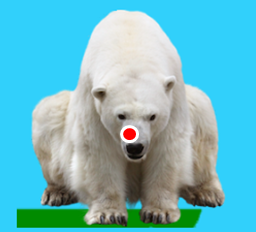
#> input picture answer/bear.png, 256 x 232 px; its folder holds only this picture in this run
$ python centroid.py
#> lines starting #> are read from the running program, lines starting #| are printed output that depends on the picture; long printed decimals are rounded
from PIL import Image
import matplotlib.pyplot as plt
import numpy as np
import os # os$B%b%8%e!<%k$N%$%s%]!<%H(B

def dist(array1, array2):
    dist = 0
    for (a1, a2) in zip(array1, array2):
        dist += (a1 - a2) ** 2.0

    return dist ** 0.5

# os.listdir('$B%Q%9(B')
# $B;XDj$7$?%Q%9Fb$NA4$F$N%U%!%$%k$H%G%#%l%/%H%j$rMWAG$H$9$k%j%9%H$rJV$9(B
files = os.listdir('answer')

images = []

for file in files:

    im = Image.open("answer/" + file)
#> im is the input picture: PIL image 256x232 RGBA; mean R, G, B, A 107.7, 185.6, 197, 255
    print (file)

    #$B2hA|$r(Barray$B$KJQ49(B
    im_list = np.asarray(im)

    smx = 0
    mx = 0
    smy = 0
    my = 0
    # print (im_list.shape)
    plt.figure()
    im_painted = np.zeros(im_list.shape)
    print (im_painted.shape)
#| (232, 256, 4)

    for i in range(im_list.shape[0]):
        for j in range(im_list.shape[1]):
            if dist(im_list[i][j], im_list[0][0]) > 40.0:
                im_painted[i][j] = 0.5
                smx += i
                mx += 1
                smy += j
                my += 1
            else :
                im_painted[i][j] = 0
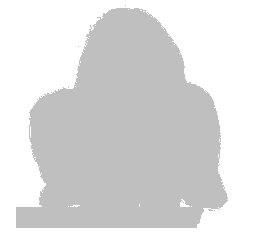
#> im_painted: shape (232, 256, 4) float64; mean of channels 0, 1, 2, 3 0.274, 0.274, 0.274, 0.274; transparent parts drawn white
                # print (i, j, im_list[i][j])
    cx = smx / mx
    cy = smy / my
    print (cx, cy)
#| 135.642 125.710
    #$BE=$jIU$1(B
    plt.imshow(im_list)
    plt.plot(cy, cx, marker='x', c = 'b', markersize=10)
    plt.savefig("centered/" + file)
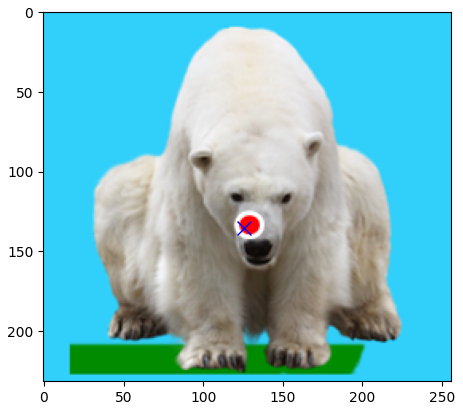
#> figure drawn by matplotlib, 1 panel
    images.append(im_list)

    plt.show()
    #$BI=<((B

$ run again, on answer/elephant.png
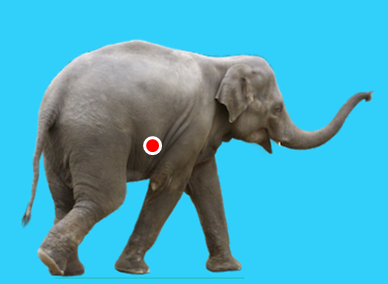
#> input picture answer/elephant.png, 388 x 284 px
#> im is the input picture: PIL image 388x284 RGBA; mean R, G, B, A 72.9, 170.5, 194.2, 255
#| (284, 388, 4)
#> after the loop `for i in range(im_list.shape[0]):`:
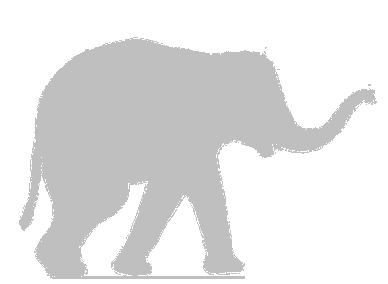
#> im_painted: shape (284, 388, 4) float64; mean of channels 0, 1, 2, 3 0.203, 0.203, 0.203, 0.203; transparent parts drawn white
#| 146.008 155.009
#> `plt.savefig("centered/" + file)`:
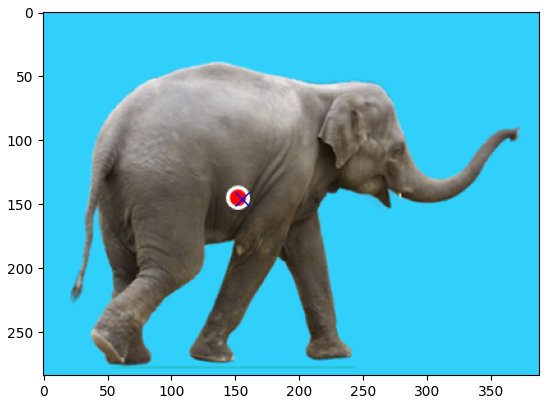
#> figure drawn by matplotlib, 1 panel

$ run again, on answer/giraffe.png
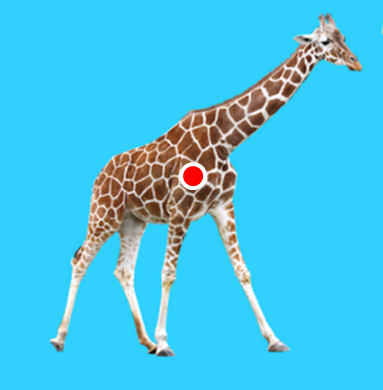
#> input picture answer/giraffe.png, 383 x 390 px
#> im is the input picture: PIL image 383x390 RGBA; mean R, G, B, A 70.3, 196.7, 230.3, 255
#| (390, 383, 4)
#> after the loop `for i in range(im_list.shape[0]):`:
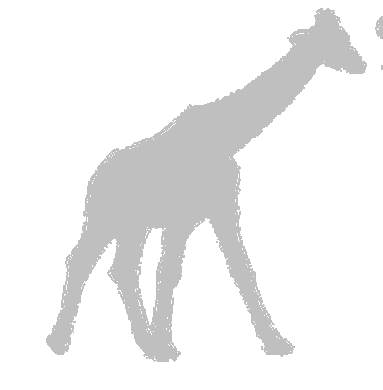
#> im_painted: shape (390, 383, 4) float64; mean of channels 0, 1, 2, 3 0.112, 0.112, 0.112, 0.112; transparent parts drawn white
#| 193.247 191.612
#> `plt.savefig("centered/" + file)`:
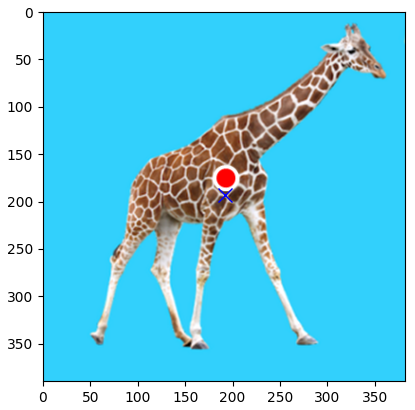
#> figure drawn by matplotlib, 1 panel
